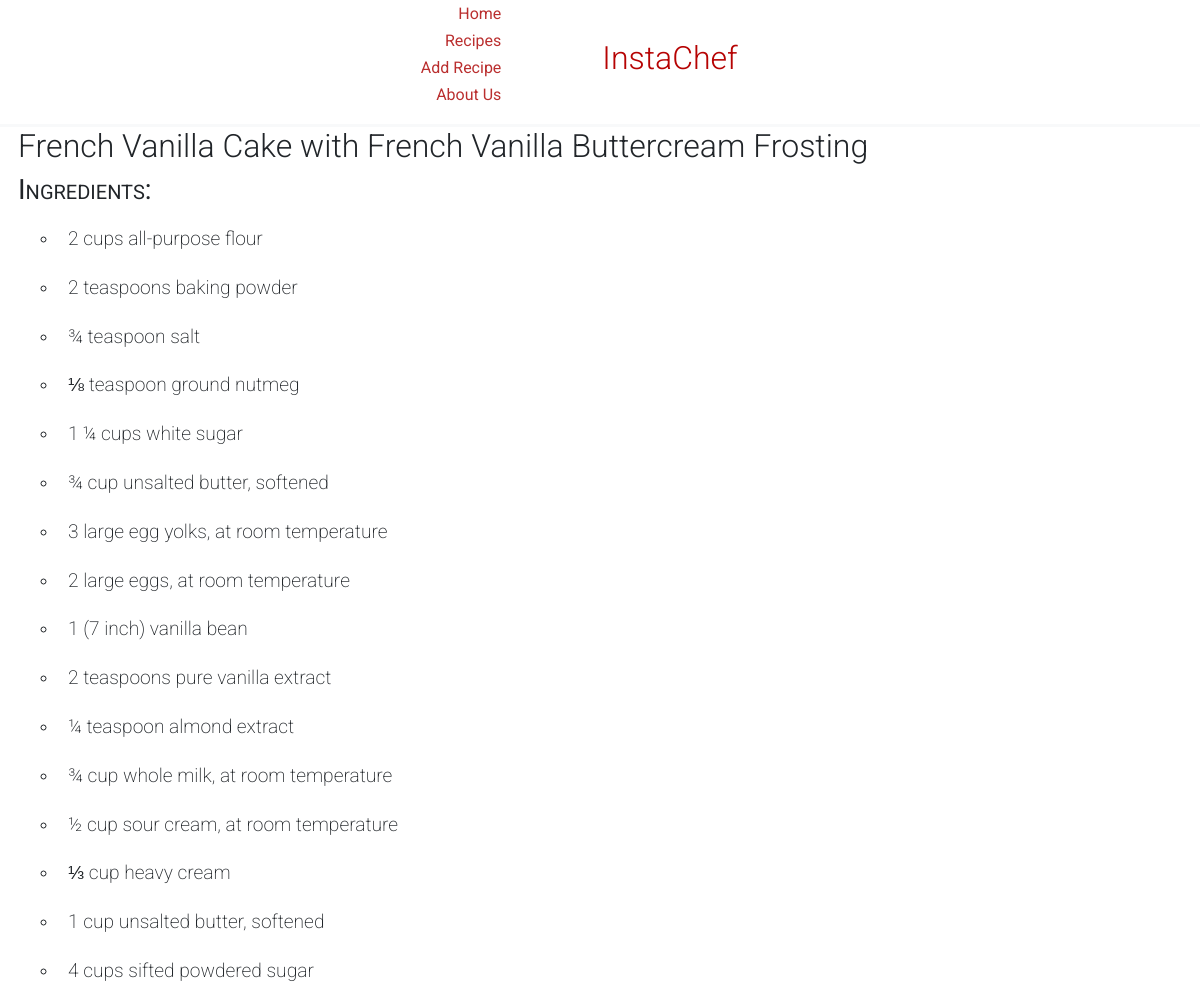
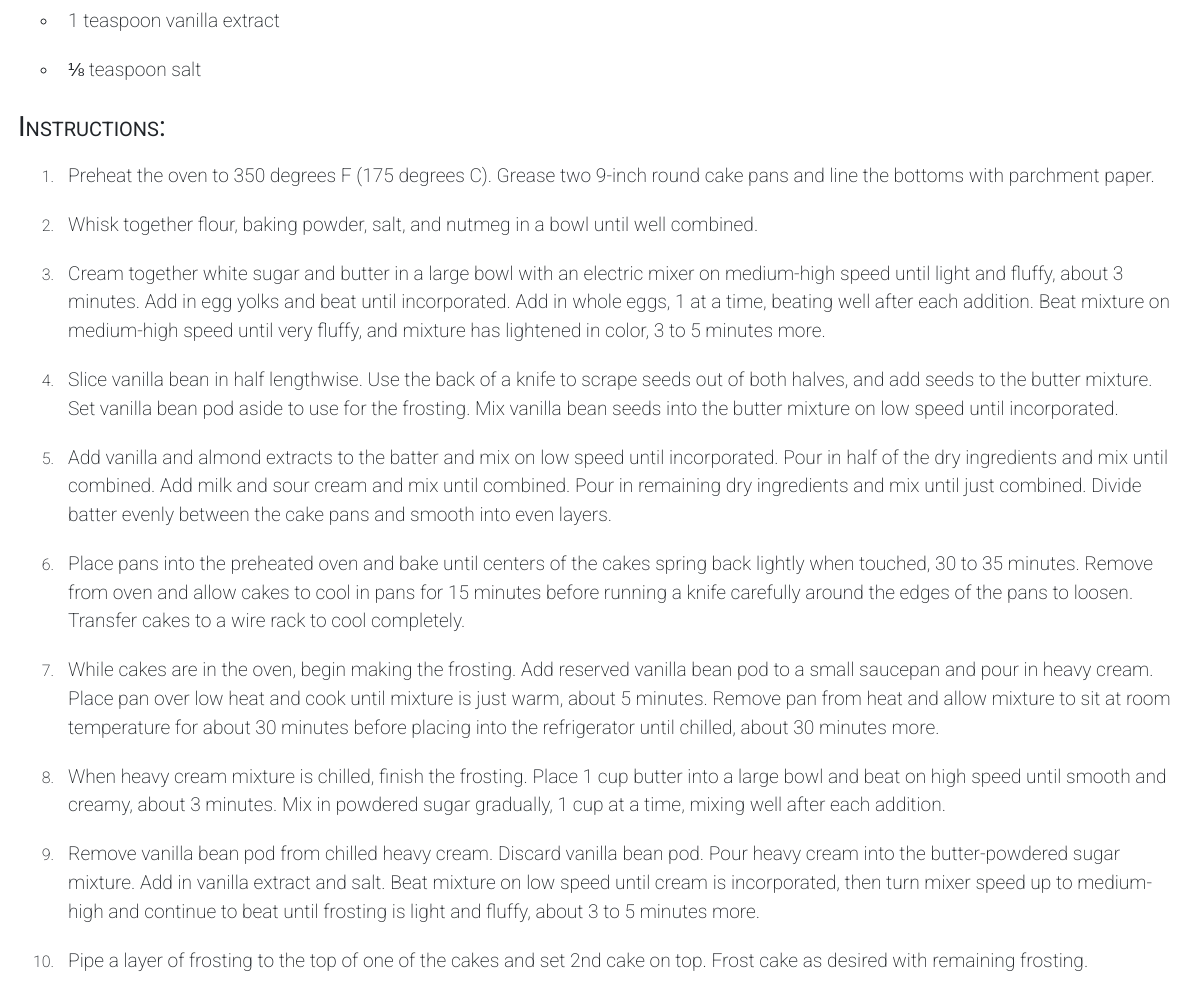
Page /recipe/10/ on the committed database (2 pictures, top to bottom).
### main/models.py (models this page shows, shortened)
class Meal(models.Model):
    mealName = models.CharField(max_length=50)
    timeToCook = models.CharField(max_length=20)
    course = models.CharField(max_length = 20)
    steps = models.TextField()
    method = models.ManyToManyField(Ingredient, through="Method")

class Ingredient(models.Model):
    ingredientName = models.CharField(max_length = 30)

### main/views.py (the view)
# urls.py: path("recipe/<int:id>/", views.recipePage, name="recipe"),
def recipePage(response, id):
    myMeal = Meal.objects.get(id = id)
    steps = myMeal.steps
    steps = steps.split(":")
    ingredients = [
        Ingredient.objects.get(id=id) for id in
                   [
                       method.ingredient_id for method in Method.objects.all().filter(meal_id=id)
                    ]
    ]
    return render(response, "main/recipebase.html", {"meal": myMeal,"ingredients": ingredients, "steps":steps})

### main/templates/main/recipebase.html (shortened to what this page needs)
{% extends "main/base.html" %}
{% block head %}
<link href='https://css.gg/search.css' rel='stylesheet'>
{% load static %}
<link rel="stylesheet" href={% static "main/recipestyle.css" %}>
{% endblock %}
{% block content %}
<div id="meal-name">
    <h2>{{meal.mealName}}</h2>
</div>
<div class="ingredient-container">
    <h3>Ingredients:</h3>
    <div>
        <ul>
            {% for ingredient in ingredients %}
            <li><span class="the-ingredient">{{ingredient.ingredientName}}</span></li>
            {% endfor %}
        </ul>
    </div>
</div>
<div class="instructions-container">
    <h3>Instructions:</h3>
    <ol>
        {% for step in steps %}
        <li><span class="the-instruction">{{step}}</span></li>
        {% endfor %}
    </ol>
</div>
{% endblock %}

### static/main/index.css (style rules this page uses)
* { margin: 0; }
h2 { font-weight: 300; }
h3 { font-weight: 400; font-variant: small-caps; }

### static/main/recipestyle.css (style rules this page uses)
#meal-name h2 { font-weight: 300; }
.ingredient-container { display:block; flex-direction: column; }
.ingredient-container ul { text-decoration: none; list-style-type: circle; }
.the-ingredient { display:flex; flex-direction: column; font-size: larger; padding: 10px 10px; font-weight:200; }
.instructions-container { nav-down: auto; }
.the-instruction { display:flex; flex-direction: column; font-size: larger; padding: 10px 10px; font-weight:200; }
li::marker { font-weight: 250; }

### main/templates/main/base.html (style rules this page uses)
body { font-family: 'Roboto', sans-serif; }

### rows in the picture
Meal: mealName "French Vanilla Cake with French Vanilla Buttercream Frosting"
Ingredient: ingredientName "2 cups all-purpose flour"
Ingredient: ingredientName "2 teaspoons baking powder"
Ingredient: ingredientName "¾ teaspoon salt"
Ingredient: ingredientName "⅛ teaspoon ground nutmeg"
Ingredient: ingredientName "1 ¼ cups white sugar"
Ingredient: ingredientName "¾ cup unsalted butter, softened"
Ingredient: ingredientName "3 large egg yolks, at room temperature"
Ingredient: ingredientName "2 large eggs, at room temperature"
Ingredient: ingredientName "1 (7 inch) vanilla bean"
Ingredient: ingredientName "2 teaspoons pure vanilla extract"
Ingredient: ingredientName "¼ teaspoon almond extract"
Ingredient: ingredientName "¾ cup whole milk, at room temperature"
Ingredient: ingredientName "½ cup sour cream, at room temperature"
Ingredient: ingredientName "⅓ cup heavy cream"
Ingredient: ingredientName "1 cup unsalted butter, softened"
Ingredient: ingredientName "4 cups sifted powdered sugar"
Ingredient: ingredientName "1 teaspoon vanilla extract"
Ingredient: ingredientName "⅛ teaspoon salt"

### other values in the picture
{{ step }} "Preheat the oven to 350 degrees F (175 degrees C). Grease two 9-inch round cake pans and line the bottoms with parchment paper." "Whisk together flour, baking powder, salt, and nutmeg in a bowl until well combined." "Pipe a layer of frosting to the top of one of the cakes and set 2nd cake on top. Frost cake as desired with remaining frosting."
